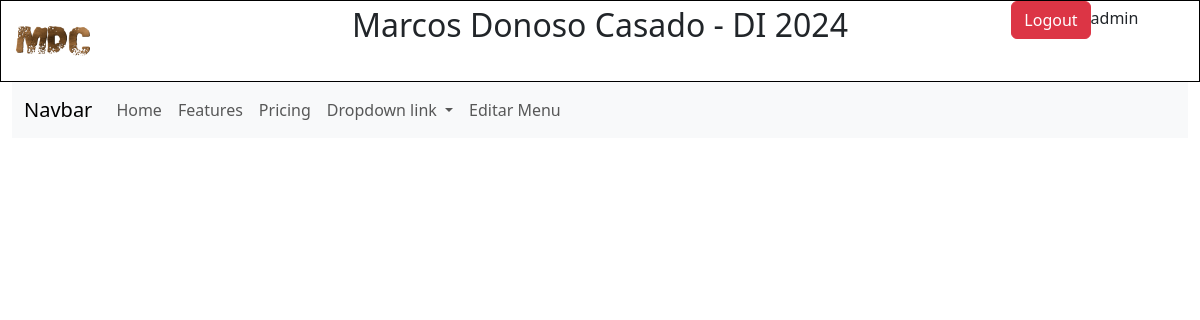
The app's page /index.php (signed in) with its own data.
### tables this page shows
CREATE TABLE `menu` (
  `id` int(11) UNSIGNED NOT NULL PRIMARY KEY AUTO_INCREMENT,
  `titulo` varchar(255) NOT NULL,
  `url` varchar(255) DEFAULT '#',
  `id_padre` int(11) UNSIGNED DEFAULT NULL,
  `posicion` int(11) UNSIGNED NOT NULL,
  `activo` tinyint(1) DEFAULT 1
);

### controladores/C_Menu.php (called while the page is built, shortened)
<?php
class C_Menu extends Controlador{
    private $modelo;
    public function __construct(){
        $this->modelo = new M_Menu();
     }
    public function cargarVistaMenu(){
        $datos=$this->modelo->obtenerMenu();
        Vista::render('vistas/Menus/V_Menu.php', $datos);
    }
}
?>

### modelos/DAO.php (called while the page is built, shortened)
<?php
    class DAO{
		private $conexion;
		public function __construct(){
			$this->conexion= new mysqli(HOST,USER,PASS,DB);
		}
        public function consultar($SQL){
			$res=$this->conexion->query($SQL,MYSQLI_USE_RESULT);
			$filas=array();
			if ($this->conexion->errno) {
					die('Error en consulta: '.$this->conexion->error.' SQL: <b>'.$SQL.'</b>');
			}else{
				while($reg=$res->fetch_assoc()){
					$filas[]=$reg;
				}
			}
			return $filas;
		}
    }
?>

### modelos/M_Menu.php (called while the page is built, shortened)
<?php
require_once 'modelos/DAO.php';
class M_Menu extends Modelo{
    public $DAO;
    public function __construct(){
        $this->DAO = new DAO();
    }
    public function obtenerMenu() {
        $sql = "SELECT * FROM menu WHERE activo = 1 ORDER BY id_padre, posicion";
        return $this->DAO->consultar($sql);
    }
}
?>

### vistas/Menus/V_Menu.php (the view, shortened to what this page needs)
<?php if (!empty($datos)): ?>
    <div class="container-fluid" id="capaMenu">
        <nav class="navbar navbar-expand-lg bg-body-tertiary">
            <div class="container-fluid">
                <a class="navbar-brand" href="#">Navbar</a>
                <div class="collapse navbar-collapse" id="navbarNavDropdown">
                    <ul class="navbar-nav me-auto">
                        <?php
                        function obtenerSubmenus($menuId, $datos)
                        {
                            $submenus = [];
                            foreach ($datos as $item) {
                                if (!empty($item['id_padre']) && $item['id_padre'] == $menuId) {
                                    $submenus[] = $item;
                                }
                            }
                            return $submenus;
                        }
                        usort($datos, function ($a, $b) {
                            return $a['posicion'] - $b['posicion'];
                        });
                        foreach ($datos as $menuItem):
                            if (empty($menuItem['id_padre'])):
                                $submenus = obtenerSubmenus($menuItem['id'], $datos);
                        ?>
                                <?php if (!empty($submenus)): ?>
                                    <li class="nav-item dropdown">
                                        <a class="nav-link dropdown-toggle" href="#" role="button" data-bs-toggle="dropdown" aria-expanded="false">
                                            <?= htmlspecialchars($menuItem['titulo']) ?>
                                        </a>
                                    </li>
                                <?php else: ?>
                                    <li class="nav-item">
                                        <a
                                            class="nav-link"
                                            href="#"
                                            onclick="<?= htmlspecialchars($menuItem['url']) ?>">
                                            <?= htmlspecialchars($menuItem['titulo']) ?>
                                        </a>
                                    </li>
                                <?php endif; ?>
                        <?php
                            endif;
                        endforeach;
                        ?>
                    </ul>
                </div>
            </div>
        </nav>
    </div>
<?php else: ?>
    <p>No hay opciones de menú disponibles.</p>
<?php endif; ?>

### records on screen
menu: titulo "Home"
menu: titulo "Features"
menu: titulo "Pricing"
menu: titulo "Dropdown link"
menu: titulo "Editar Menu"

### other values on screen
$nombre "admin"
